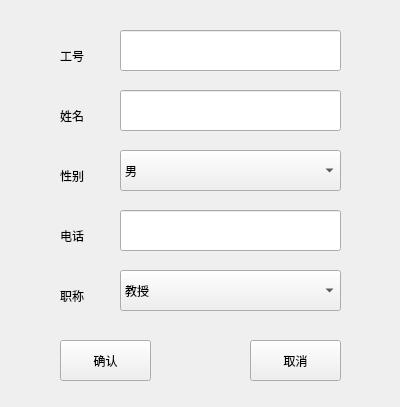
<?xml version="1.0" encoding="UTF-8"?>
<ui version="4.0">
 <class>Form</class>
 <widget class="QWidget" name="Form">
  <property name="geometry">
   <rect>
    <x>0</x>
    <y>0</y>
    <width>400</width>
    <height>407</height>
   </rect>
  </property>
  <property name="windowTitle">
   <string>Form</string>
  </property>
  <widget class="QLineEdit" name="lineEdit">
   <property name="geometry">
    <rect>
     <x>120</x>
     <y>30</y>
     <width>221</width>
     <height>41</height>
    </rect>
   </property>
   <property name="font">
    <font>
     <pointsize>11</pointsize>
    </font>
   </property>
   <property name="text">
    <string/>
   </property>
  </widget>
  <widget class="QLabel" name="label">
   <property name="geometry">
    <rect>
     <x>60</x>
     <y>40</y>
     <width>54</width>
     <height>31</height>
    </rect>
   </property>
   <property name="text">
    <string>工号</string>
   </property>
  </widget>
  <widget class="QLabel" name="label_3">
   <property name="geometry">
    <rect>
     <x>60</x>
     <y>100</y>
     <width>54</width>
     <height>31</height>
    </rect>
   </property>
   <property name="text">
    <string>姓名</string>
   </property>
  </widget>
  <widget class="QLineEdit" name="lineEdit_2">
   <property name="geometry">
    <rect>
     <x>120</x>
     <y>90</y>
     <width>221</width>
     <height>41</height>
    </rect>
   </property>
   <property name="font">
    <font>
     <pointsize>11</pointsize>
    </font>
   </property>
   <property name="text">
    <string/>
   </property>
  </widget>
  <widget class="QLabel" name="label_4">
   <property name="geometry">
    <rect>
     <x>60</x>
     <y>160</y>
     <width>54</width>
     <height>31</height>
    </rect>
   </property>
   <property name="text">
    <string>性别</string>
   </property>
  </widget>
  <widget class="QComboBox" name="comboBox_2">
   <property name="geometry">
    <rect>
     <x>120</x>
     <y>150</y>
     <width>221</width>
     <height>41</height>
    </rect>
   </property>
   <item>
    <property name="text">
     <string>男</string>
    </property>
   </item>
   <item>
    <property name="text">
     <string>女</string>
    </property>
   </item>
  </widget>
  <widget class="QLabel" name="label_5">
   <property name="geometry">
    <rect>
     <x>60</x>
     <y>220</y>
     <width>54</width>
     <height>31</height>
    </rect>
   </property>
   <property name="text">
    <string>电话</string>
   </property>
  </widget>
  <widget class="QLineEdit" name="lineEdit_3">
   <property name="geometry">
    <rect>
     <x>120</x>
     <y>210</y>
     <width>221</width>
     <height>41</height>
    </rect>
   </property>
   <property name="font">
    <font>
     <pointsize>11</pointsize>
    </font>
   </property>
   <property name="text">
    <string/>
   </property>
  </widget>
  <widget class="QLabel" name="label_7">
   <property name="geometry">
    <rect>
     <x>60</x>
     <y>280</y>
     <width>54</width>
     <height>31</height>
    </rect>
   </property>
   <property name="text">
    <string>职称</string>
   </property>
  </widget>
  <widget class="QComboBox" name="comboBox_3">
   <property name="geometry">
    <rect>
     <x>120</x>
     <y>270</y>
     <width>221</width>
     <height>41</height>
    </rect>
   </property>
   <item>
    <property name="text">
     <string>教授</string>
    </property>
   </item>
   <item>
    <property name="text">
     <string>副教授</string>
    </property>
   </item>
   <item>
    <property name="text">
     <string>讲师</string>
    </property>
   </item>
  </widget>
  <widget class="QPushButton" name="pushButton">
   <property name="geometry">
    <rect>
     <x>60</x>
     <y>340</y>
     <width>91</width>
     <height>41</height>
    </rect>
   </property>
   <property name="text">
    <string>确认</string>
   </property>
  </widget>
  <widget class="QPushButton" name="pushButton_2">
   <property name="geometry">
    <rect>
     <x>250</x>
     <y>340</y>
     <width>91</width>
     <height>41</height>
    </rect>
   </property>
   <property name="text">
    <string>取消</string>
   </property>
  </widget>
 </widget>
 <resources/>
 <connections/>
</ui>
